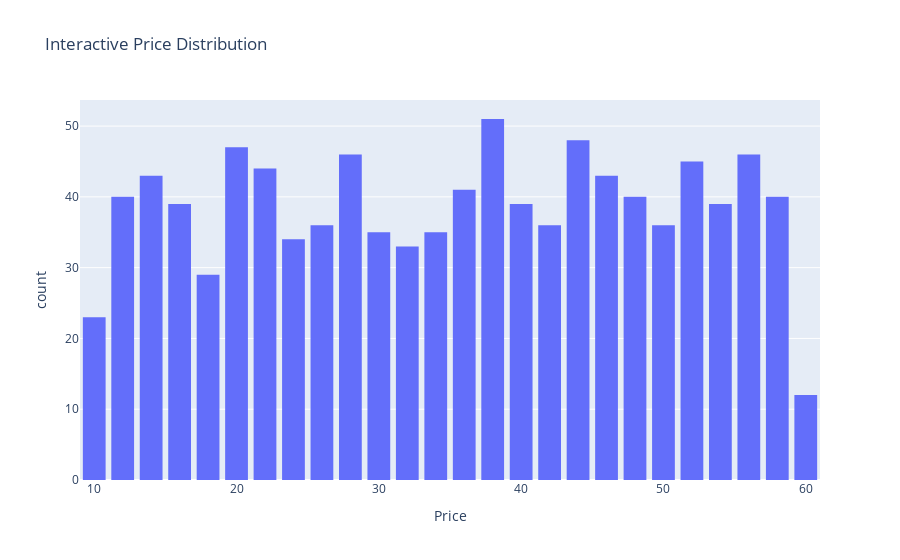

Source (notebook cell):
### Code cell
fig = px.histogram(df, x='price', nbins=30, title='Interactive Price Distribution',
                   labels={'price': 'Price', 'count': 'Frequency'})
fig.update_layout(bargap=0.2)
fig.show()

### Figure 1 — Plotly figure (JSON) as saved in the notebook; plotly's stock layout.template omitted (floating-point values rounded to 4 significant figures; data arrays with more than 128 entries replaced by an {"elided": "..."} marker saying what was removed)
{"data": [{"bingroup": "x", "hovertemplate": "Price=%{x}<br>count=%{y}<extra></extra>", "legendgroup": "", "marker": {"color": "#636efa", "pattern": {"shape": ""}}, "name": "", "nbinsx": 30, "orientation": "v", "showlegend": false, "x": {"elided": "1000 float values"}, "xaxis": "x", "yaxis": "y", "type": "histogram"}], "layout": {"xaxis": {"anchor": "y", "domain": [0.0, 1.0], "title": {"text": "Price"}}, "yaxis": {"anchor": "x", "domain": [0.0, 1.0], "title": {"text": "count"}}, "legend": {"tracegroupgap": 0}, "title": {"text": "Interactive Price Distribution"}, "barmode": "relative", "bargap": 0.2}}
